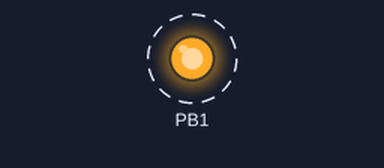
The program below on a simulated ATmega328P, built with avr-gcc and emulated at 7.3728 MHz. Shown: output pins drawn as LEDs (lit = HIGH). Dashed ring = blinking.

Above: at 0.5 s.
Timing chart, 0 to 4.6 s (numbered marks = the images above):
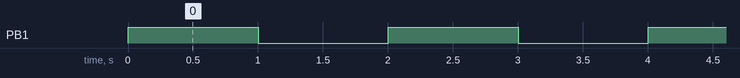

Measured:
- by itself, PB1: alternates HIGH for 1.0 s and LOW for 1.0 s

The program:

main.c
```c
/*
 * main.c
 *
 *  Created on: 27 lis 2015
 *      Author: Bartek
 */

#include <avr/io.h>
#include <util/delay.h>
#include <avr/interrupt.h>

void initializeTimers()
{

	//Dla 328P
	TCCR1B = (1<<WGM12) |
			 (1<<CS12) | (1<<CS10);  //Preskaler 1024    7372800/1024=7200
	OCR1A = 7200;
	TIMSK1 = 1 << OCIE1A;   //Aktywowanie przerwan CTC OCR1A
}


int main()
{
	DDRB = 1<< PB1;
	PORTB = 2;
	initializeTimers();
	sei();
	while(1) {
		//PORTB ^= 1<<PB1;
		//_delay_ms(2000);
	}
}

ISR(TIMER1_COMPA_vect)
{

//	if (seconds % 60 == 0)
//	{
//		seconds = 0;
//		minutes++;
//		trigger_flag = MEASUREMENTS_TRIGGER_ENABLE;
//	}
//	if (minutes % 5 == 0)
//	{
//		minutes = 0;
//		reset_connection_flag = RESET_CONNECTION_ENABLE;
//
//	}
	PORTB ^= 1<<PB1;
	//seconds++;
}
```
